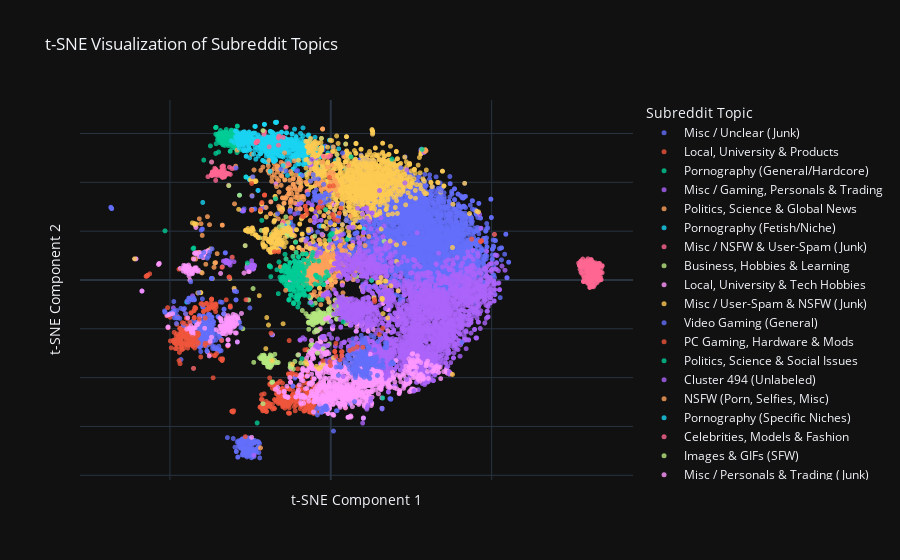

The notebook cell saved with this chart:
### Code cell
label_map = {
    # --- HIGH CLARITY: NSFW / Pornography ---
    '35': 'Pornography (General/Hardcore)',
    '106': 'Pornography (Fetish/Niche)',
    '252': 'Pornography (Specific Niches)',

    # --- HIGH CLARITY: Gaming & Fandom ---
    '347': 'NSFW (Porn, Selfies, Misc)',
    '114': 'Video Gaming (General)',
    '327': 'PC Gaming, Hardware & Mods',

    # --- HIGH CLARITY: Politics & News ---
    '119': 'US Politics (Contentious)',
    '419': 'Politics, Science & Social Issues',

    # --- HIGH CLARITY: Hobbies / Local / University ---
    '85': 'Business, Hobbies & Learning',
    '89': 'Local, University & Tech Hobbies',
    '391': 'Images & GIFs (SFW)',
    '490': 'Local, University & Products',
    '454': 'Celebrities, Models & Fashion',
    '27': 'Local/Regional & Hobbies',
    
    # --- MEDIUM CLARITY: Mixed Themes ---
    '54': 'Gaming, Fandom & Circlejerks',
    '245': 'Politics, Science & Global News',
    '187': 'Misc / Gaming, Personals & Trading',
    '275': 'General Reddit Interests (SFW)',

    # --- LOW CLARITY: "Junk" / User-Spam ---
    '1': 'Misc / Personals & Trading (Junk)',
    '2': 'Misc / Unclear (Junk)',
    '20': 'Misc / Unclear (Junk)',
    '91': 'Misc / NSFW & User-Spam (Junk)',
    '254': 'Misc / User-Spam & NSFW (Junk)',
    '335': 'Misc / User-Specific & Bots (Junk)',
}

# --- Now, we plot using the new labels ---

pl.plot_labeled_cluster_map(tsne_df, label_map)

### Figure 1 — Plotly figure (JSON) as saved in the notebook; plotly's stock layout.template omitted (floating-point values rounded to 4 significant figures; data arrays with more than 128 entries replaced by an {"elided": "..."} marker saying what was removed)
{"data": [{"hovertemplate": "<b>%{hovertext}</b><br><br>Topic=Misc / Unclear (Junk)<br>tsne_x=%{x}<br>tsne_y=%{y}<extra></extra>", "hovertext": {"elided": "2946 str values"}, "legendgroup": "Misc / Unclear (Junk)", "marker": {"color": "#636efa", "opacity": 0.8, "size": 5, "symbol": "circle"}, "mode": "markers", "name": "Misc / Unclear (Junk)", "showlegend": true, "type": "scattergl", "x": {"elided": "2946 float values"}, "xaxis": "x", "y": {"elided": "2946 float values"}, "yaxis": "y"}, {"hovertemplate": "<b>%{hovertext}</b><br><br>Topic=Local, University & Products<br>tsne_x=%{x}<br>tsne_y=%{y}<extra></extra>", "hovertext": {"elided": "278 str values"}, "legendgroup": "Local, University & Products", "marker": {"color": "#EF553B", "opacity": 0.8, "size": 5, "symbol": "circle"}, "mode": "markers", "name": "Local, University & Products", "showlegend": true, "type": "scattergl", "x": {"elided": "278 float values"}, "xaxis": "x", "y": {"elided": "278 float values"}, "yaxis": "y"}, {"hovertemplate": "<b>%{hovertext}</b><br><br>Topic=Pornography (General/Hardcore)<br>tsne_x=%{x}<br>tsne_y=%{y}<extra></extra>", "hovertext": {"elided": "138 str values"}, "legendgroup": "Pornography (General/Hardcore)", "marker": {"color": "#00cc96", "opacity": 0.8, "size": 5, "symbol": "circle"}, "mode": "markers", "name": "Pornography (General/Hardcore)", "showlegend": true, "type": "scattergl", "x": {"elided": "138 float values"}, "xaxis": "x", "y": {"elided": "138 float values"}, "yaxis": "y"}, {"hovertemplate": "<b>%{hovertext}</b><br><br>Topic=Misc / Gaming, Personals & Trading<br>tsne_x=%{x}<br>tsne_y=%{y}<extra></extra>", "hovertext": {"elided": "1996 str values"}, "legendgroup": "Misc / Gaming, Personals & Trading", "marker": {"color": "#ab63fa", "opacity": 0.8, "size": 5, "symbol": "circle"}, "mode": "markers", "name": "Misc / Gaming, Personals & Trading", "showlegend": true, "type": "scattergl", "x": {"elided": "1996 float values"}, "xaxis": "x", "y": {"elided": "1996 float values"}, "yaxis": "y"}, {"hovertemplate": "<b>%{hovertext}</b><br><br>Topic=Politics, Science & Global News<br>tsne_x=%{x}<br>tsne_y=%{y}<extra></extra>", "hovertext": {"elided": "376 str values"}, "legendgroup": "Politics, Science & Global News", "marker": {"color": "#FFA15A", "opacity": 0.8, "size": 5, "symbol": "circle"}, "mode": "markers", "name": "Politics, Science & Global News", "showlegend": true, "type": "scattergl", "x": {"elided": "376 float values"}, "xaxis": "x", "y": {"elided": "376 float values"}, "yaxis": "y"}, {"hovertemplate": "<b>%{hovertext}</b><br><br>Topic=Pornography (Fetish/Niche)<br>tsne_x=%{x}<br>tsne_y=%{y}<extra></extra>", "hovertext": {"elided": "382 str values"}, "legendgroup": "Pornography (Fetish/Niche)", "marker": {"color": "#19d3f3", "opacity": 0.8, "size": 5, "symbol": "circle"}, "mode": "markers", "name": "Pornography (Fetish/Niche)", "showlegend": true, "type": "scattergl", "x": {"elided": "382 float values"}, "xaxis": "x", "y": {"elided": "382 float values"}, "yaxis": "y"}, {"hovertemplate": "<b>%{hovertext}</b><br><br>Topic=Misc / NSFW & User-Spam (Junk)<br>tsne_x=%{x}<br>tsne_y=%{y}<extra></extra>", "hovertext": {"elided": "246 str values"}, "legendgroup": "Misc / NSFW & User-Spam (Junk)", "marker": {"color": "#FF6692", "opacity": 0.8, "size": 5, "symbol": "circle"}, "mode": "markers", "name": "Misc / NSFW & User-Spam (Junk)", "showlegend": true, "type": "scattergl", "x": {"elided": "246 float values"}, "xaxis": "x", "y": {"elided": "246 float values"}, "yaxis": "y"}, {"hovertemplate": "<b>%{hovertext}</b><br><br>Topic=Business, Hobbies & Learning<br>tsne_x=%{x}<br>tsne_y=%{y}<extra></extra>", "hovertext": {"elided": "143 str values"}, "legendgroup": "Business, Hobbies & Learning", "marker": {"color": "#B6E880", "opacity": 0.8, "size": 5, "symbol": "circle"}, "mode": "markers", "name": "Business, Hobbies & Learning", "showlegend": true, "type": "scattergl", "x": {"elided": "143 float values"}, "xaxis": "x", "y": {"elided": "143 float values"}, "yaxis": "y"}, {"hovertemplate": "<b>%{hovertext}</b><br><br>Topic=Local, University & Tech Hobbies<br>tsne_x=%{x}<br>tsne_y=%{y}<extra></extra>", "hovertext": {"elided": "850 str values"}, "legendgroup": "Local, University & Tech Hobbies", "marker": {"color": "#FF97FF", "opacity": 0.8, "size": 5, "symbol": "circle"}, "mode": "markers", "name": "Local, University & Tech Hobbies", "showlegend": true, "type": "scattergl", "x": {"elided": "850 float values"}, "xaxis": "x", "y": {"elided": "850 float values"}, "yaxis": "y"}, {"hovertemplate": "<b>%{hovertext}</b><br><br>Topic=Misc / User-Spam & NSFW (Junk)<br>tsne_x=%{x}<br>tsne_y=%{y}<extra></extra>", "hovertext": {"elided": "1088 str values"}, "legendgroup": "Misc / User-Spam & NSFW (Junk)", "marker": {"color": "#FECB52", "opacity": 0.8, "size": 5, "symbol": "circle"}, "mode": "markers", "name": "Misc / User-Spam & NSFW (Junk)", "showlegend": true, "type": "scattergl", "x": {"elided": "1088 float values"}, "xaxis": "x", "y": {"elided": "1088 float values"}, "yaxis": "y"}, {"hovertemplate": "<b>%{hovertext}</b><br><br>Topic=Video Gaming (General)<br>tsne_x=%{x}<br>tsne_y=%{y}<extra></extra>", "hovertext": {"elided": "468 str values"}, "legendgroup": "Video Gaming (General)", "marker": {"color": "#636efa", "opacity": 0.8, "size": 5, "symbol": "circle"}, "mode": "markers", "name": "Video Gaming (General)", "showlegend": true, "type": "scattergl", "x": {"elided": "468 float values"}, "xaxis": "x", "y": {"elided": "468 float values"}, "yaxis": "y"}, {"hovertemplate": "<b>%{hovertext}</b><br><br>Topic=PC Gaming, Hardware & Mods<br>tsne_x=%{x}<br>tsne_y=%{y}<extra></extra>", "hovertext": {"elided": "164 str values"}, "legendgroup": "PC Gaming, Hardware & Mods", "marker": {"color": "#EF553B", "opacity": 0.8, "size": 5, "symbol": "circle"}, "mode": "markers", "name": "PC Gaming, Hardware & Mods", "showlegend": true, "type": "scattergl", "x": {"elided": "164 float values"}, "xaxis": "x", "y": {"elided": "164 float values"}, "yaxis": "y"}, {"hovertemplate": "<b>%{hovertext}</b><br><br>Topic=Politics, Science & Social Issues<br>tsne_x=%{x}<br>tsne_y=%{y}<extra></extra>", "hovertext": ["neurobiology", "environmentaljustice", "ukhistory", "midwesttvguys", "usnews2", "jeremycorbyn", "russiandefense", "merdeinfrance", "urbandesign", "anormaldayinamerica", "islamicstatenews", "crimeuncut", "climatejustice", "hillarysoldout", "ula", "energy_work", "discussingeconomics", "islamophobia", "gaza", "socialcitizens", "nordiccountries", "luddite", "harmdestroysthegood", "godlesswomen", "sexpositive", "ecouteca", "update", "transcendental", "economicdemocracy", "poetryslam", "privacytoolsio", "seti", "flint", "ethics", "newbornstartups", "writermotivation", "zoroastrianism", "lowcar", "europeanculture", "tomsawyer", "unsolvedmurders", "homesteading", "rance", "solarenergy", "eurasianeconomicunion", "notsouthpark", "weapons", "spaceexploration", "lyme", "astrobiology", "adoptionukraine", "truepolitics", "shitsocialismsays", "ecosocialism", "urbanagriculture", "ancientegypt", "marketanarchism", "ancientaliens", "behavioraleconomics", "stemcells", "peaceandconflict", "wind", "bigquery", "trumpgret", "hometours", "opendata", "anarchismpdfs", "kenya", "commoncore", "neurodiversity", "wargasm", "coal", "education_open", "satellites", "asteroid", "banksters", "epicureanism", "welcometodoomsday", "vegande", "libyancrisis", "anarchocommunism", "pharmacology", "algae", "chinabookclub", "newssnark", "tajikistan", "internationaladoption", "psychedelicstudies", "peakoil", "genomics", "albertaoilfieldnews", "thegrid", "election2016", "anarchisme", "mesoamerica", "livestock", "saskatchewan", "anarchopunks", "academicphilosophy", "olddominionfootball", "wildhorses", "drought", "panama", "longreads", "earthscience", "trumpforprison", "exoplanets", "pastorarrested", "forgottennews", "longform", "himusic", "composting", "apocalypse", "foodsovereignty", "copyright", "opinion", "bernie_sanders", "government", "cambodia", "abolish", "corporatesovereignty", "timcanova", "anarchosyndicalism", "leftcentral", "elections"], "legendgroup": "Politics, Science & Social Issues", "marker": {"color": "#00cc96", "opacity": 0.8, "size": 5, "symbol": "circle"}, "mode": "markers", "name": "Politics, Science & Social Issues", "showlegend": true, "type": "scattergl", "x": [-6.597, -9.818, -14.22, -9.384, -11.23, -12.41, -12.69, -10.58, -7.459, -8.101, -12.92, -9.87, -10.04, -13.89, -8.946, -11.46, -2.958, -13.36, -13.01, -10.5, -11.61, -13.03, -12.62, -12.82, -12.9, -2.264, -10.33, -9.541, -9.61, -5.741, -11.43, -9.337, -6.899, -10.13, -10.23, -4.881, -3.838, -9.497, -1.914, -11.08, -7.434, -22.89, -2.218, -6.95, -13.51, -13.62, -6.68, -9.371, -6.547, -9.443, -4.288, -9.871, -11.62, -9.921, -6.609, -15.51, -15.03, -8.261, -8.672, -6.631, -4.538, -7.266, -5.272, -8.585, -12.52, -10.55, -10.7, -11.6, -18.64, -11.87, -13.57, -6.54, -10.32, -9.197, -9.364, -15.23, -11.89, -10.22, -8.988, -13.08, -10.31, -9.892, -6.476, -0.7518, -10.31, -1.644, -4.287, -9.915, -11.58, -9.324, -3.504, -6.443, -10.69, -10.6, -8.36, -6.668, -9.946, -10.3, -12.11, -3.593, -13.35, -6.889, -9.862, -9.876, -9.664, -13.71, -9.308, -8.234, -4.734, -9.778, -8.345, -6.387, -8.778, -8.389, -10.38, -10.02, -14.0, -10.58, -11.53, -16.33, -14.47, -14.23, -9.669, -12.55, -8.87], "xaxis": "x", "y": [-3.612, 2.16, 10.53, -6.019, -6.944, -6.283, 2.646, -2.229, -1.951, -5.985, -7.891, 0.9893, 2.028, -2.256, -3.539, -0.4463, -0.4037, -2.084, -8.18, -5.497, -9.266, -3.297, -3.911, -3.99, -3.396, -1.9, -8.103, 0.01606, -2.894, -10.18, -4.648, -3.011, -6.669, -3.9, -11.07, -1.621, -2.128, -5.17, 0.4177, 0.3202, 0.09452, -58.54, -1.889, -3.877, 0.9156, -1.709, -3.597, -3.37, -9.351, -3.272, 1.094, -6.486, -1.538, -2.592, -3.539, -0.006308, 0.6906, 3.54, -0.9458, -3.331, 1.905, -3.415, 7.908, -5.695, -6.081, -6.431, -1.989, -9.591, 1.367, -2.136, -1.641, -3.192, -7.298, -3.236, -3.225, -0.4395, -2.881, -6.21, -32.21, -8.185, -2.4, -3.527, -3.352, 1.839, -7.217, 1.267, 1.103, -0.1102, -4.119, -3.112, 1.005, -3.255, -7.376, -2.484, -2.203, -3.353, -9.426, -1.597, -2.883, -7.994, -2.347, -3.558, -0.9672, -6.524, -3.394, -2.644, -3.123, -6.304, 1.967, -6.238, -4.649, -3.304, 1.184, -4.634, -7.784, -6.998, 0.06402, -7.915, -9.717, -5.598, -1.324, 0.04959, -3.089, -1.707, -0.3103], "yaxis": "y"}, {"hovertemplate": "<b>%{hovertext}</b><br><br>Topic=Cluster 494 (Unlabeled)<br>tsne_x=%{x}<br>tsne_y=%{y}<extra></extra>", "hovertext": {"elided": "770 str values"}, "legendgroup": "Cluster 494 (Unlabeled)", "marker": {"color": "#ab63fa", "opacity": 0.8, "size": 5, "symbol": "circle"}, "mode": "markers", "name": "Cluster 494 (Unlabeled)", "showlegend": true, "type": "scattergl", "x": {"elided": "770 float values"}, "xaxis": "x", "y": {"elided": "770 float values"}, "yaxis": "y"}, {"hovertemplate": "<b>%{hovertext}</b><br><br>Topic=NSFW (Porn, Selfies, Misc)<br>tsne_x=%{x}<br>tsne_y=%{y}<extra></extra>", "hovertext": {"elided": "163 str values"}, "legendgroup": "NSFW (Porn, Selfies, Misc)", "marker": {"color": "#FFA15A", "opacity": 0.8, "size": 5, "symbol": "circle"}, "mode": "markers", "name": "NSFW (Porn, Selfies, Misc)", "showlegend": true, "type": "scattergl", "x": {"elided": "163 float values"}, "xaxis": "x", "y": {"elided": "163 float values"}, "yaxis": "y"}, {"hovertemplate": "<b>%{hovertext}</b><br><br>Topic=Pornography (Specific Niches)<br>tsne_x=%{x}<br>tsne_y=%{y}<extra></extra>", "hovertext": {"elided": "213 str values"}, "legendgroup": "Pornography (Specific Niches)", "marker": {"color": "#19d3f3", "opacity": 0.8, "size": 5, "symbol": "circle"}, "mode": "markers", "name": "Pornography (Specific Niches)", "showlegend": true, "type": "scattergl", "x": {"elided": "213 float values"}, "xaxis": "x", "y": {"elided": "213 float values"}, "yaxis": "y"}, {"hovertemplate": "<b>%{hovertext}</b><br><br>Topic=Celebrities, Models & Fashion<br>tsne_x=%{x}<br>tsne_y=%{y}<extra></extra>", "hovertext": ["hannahdavis", "mollyomalia", "brooklyndecker", "gmbwallpapers", "evangelinelilly", "kaylynslevin", "fingerinasshole", "laurenpisciotta", "maddie_ziegler", "brightonrosesharbino", "sabinejemeljanova", "beyoncepics", "jasmine_tookes", "daniellesellers", "celeb_blondes", "gorillareddit", "isabelamoner", "alisonhaislip", "hayleyatwell", "michellejenneke", "stephclairesmith", "cailinrusso", "michelletrachtenberg", "rachelbilson", "comicsgeekcomix", "asianheels", "sonyatheevil", "lauramarano", "teenkasia", "lacikaysomers", "samigayle", "actresshotspot", "vanessamoe", "daniellesharp", "lineaalba", "alymichalka", "redstarfc", "jessicachastain", "gilliananderson", "evelynlin", "celebrityhips", "gfycat", "classicscreengifs", "aliceeve", "nayarivera", "rachelgfox", "chillstrumentals", "mia_wasikowska", "jennifermetcalfe", "alexia_raye", "leaseydoux", "irish_babes", "cuteface", "jada_facer", "realjilling", "yeoldenudes", "lorengray", "geekbonersnsfw", "meredithmickelson", "fashpics", "justsexy", "jenamalone", "evalongoria", "100sexiest", "katyperryarmpits", "socialmediagirls", "nakedasians", "palebeauties", "jeanniemai", "jfap", "rooneymara", "demilovatothighs", "amylee", "muscleworship", "lippychicks", "zaralarsson", "searchcelebrityhd", "flashingporn", "celebritycrease", "ladygagasass", "celebfantasy", "naughtyallie", "hq_nsfw", "saschawest", "sadierobertson", "beberexha", "jessicanigri2", "spacedrops", "stacykeibler", "salmahayek", "undelete_rbtv", "chanelwestcoast", "cutecunts", "frenchfilles", "dioni", "tanyamityushina", "eufrat", "playfulgirls", "girlswithgreeneyes", "thecamillerowe", "claire_abbott_"], "legendgroup": "Celebrities, Models & Fashion", "marker": {"color": "#FF6692", "opacity": 0.8, "size": 5, "symbol": "circle"}, "mode": "markers", "name": "Celebrities, Models & Fashion", "showlegend": true, "type": "scattergl", "x": [-33.27, -35.39, -33.16, -31.68, -36.32, -33.14, -22.69, -34.17, -36.82, -36.79, -33.69, -30.68, -33.9, -33.16, -36.25, -13.38, -35.93, -32.38, -36.55, -36.06, -33.96, -33.57, -33.81, -33.86, -14.83, -33.88, -33.16, -36.47, -14.78, -34.47, -37.03, -32.0, -35.78, -23.24, -33.65, -36.87, -31.24, -36.47, -31.76, -16.07, -38.17, -19.14, -12.43, -36.15, -36.72, -36.92, -7.402, -37.1, -33.26, -34.03, -33.75, -33.89, -22.97, -33.91, -23.14, -15.07, -34.05, -34.46, -33.06, -33.34, -0.8249, -34.02, -33.97, -33.07, -34.97, -2.3, -33.66, -31.46, -36.84, -13.9, -33.04, -33.83, -36.34, -20.89, -33.64, -36.41, -36.07, -13.89, -35.6, -32.32, -0.08441, -16.25, -20.53, -36.87, -37.15, -34.1, -29.91, -35.78, -33.12, -33.77, -13.24, -32.75, -20.78, -16.28, -33.67, -33.82, -23.05, -26.61, -35.49, -37.02, -35.45], "xaxis": "x", "y": [43.22, 43.37, 42.54, 43.52, 44.14, 42.55, 56.86, 44.55, 43.09, 43.97, 44.91, 45.58, 43.41, 45.26, 43.77, 21.29, 43.83, 43.24, 44.22, 43.56, 44.28, 42.27, 42.97, 42.31, 23.54, 46.3, 42.38, 43.45, 58.43, 44.29, 42.85, 43.62, 45.37, 56.21, 42.01, 42.91, 43.25, 43.93, 38.74, 58.92, 42.32, 54.56, 18.57, 44.08, 43.32, 42.92, 36.29, 42.89, 42.55, 43.66, 43.34, 43.35, 56.8, 42.94, 56.3, 23.4, 42.99, 43.84, 42.83, 46.65, 50.37, 42.57, 43.62, 42.87, 42.85, 50.66, 46.63, 46.17, 44.32, 62.53, 42.22, 42.69, 44.26, 60.94, 43.5, 43.0, 45.72, 62.54, 42.84, 43.6, 51.0, 55.21, 60.7, 42.83, 43.16, 43.8, 45.89, 40.8, 42.57, 43.03, 47.65, 43.94, 59.7, 58.16, 44.96, 45.1, 56.42, 14.07, 44.85, 48.31, 44.26], "yaxis": "y"}, {"hovertemplate": "<b>%{hovertext}</b><br><br>Topic=Images & GIFs (SFW)<br>tsne_x=%{x}<br>tsne_y=%{y}<extra></extra>", "hovertext": ["girlscuddlingpuppies", "wtfishappening", "amateurfights", "againstkarmawhores", "mrsuicidesheep", "currentlytripping", "superathletegifs", "demotivational", "gallowboob", "soposts", "cheetahs", "free_design", "feelslikethefirsttime", "bigcatgifs", "adporn", "watchmoviesonyoutube", "mildlystartledcats", "hybridhumans", "dashcamgifs", "holdmyredbull", "boop", "fireporn", "animalsbeingfunny", "rubberducks", "automotivelearning", "phishshirts", "almostperfectloops", "treknobabble", "silhouetteporn", "fitwomengifs", "superbowl", "rescuedogs", "pigifs", "francepics", "batfacts", "waitingforatrain", "ctbeer", "pimpcats", "atbge", "treessuckingatthings", "aww_gifs", "stoptouchingme", "productporn", "pigs", "licenseplates", "capybara", "youseeingthisshit", "geologyporn", "clouds", "stuffoncats", "schweiz", "steampunk", "newgamesk2t2", "animalslookingatfood", "yesyesyesno", "slygifs", "doowop", "panda", "italyphotos", "spainpics", "hdr", "holdmyfries", "awwtf", "technologyporn", "doggos", "bigj76", "nope", "weathergifs", "loadingicon", "eddieandrichie", "thylacinescience", "heavyseas", "cabinporn", "birdswitharms", "catastrophicfailure", "girlswearingbloomers", "diwhy", "girlsmirin", "traingifs", "thisblewmymind", "chinapics", "waterfalls", "holdmyjuicebox", "lolwat", "thisismylifemeow", "cutouts", "explosion_gfys", "fuckingmanly", "desertporn", "warbetweenthestates", "jimlast3", "asianeats", "autumnporn", "physicsgifs", "fractals", "awwgifs", "darkfacts", "butterflies", "dadreflexes"], "legendgroup": "Images & GIFs (SFW)", "marker": {"color": "#B6E880", "opacity": 0.8, "size": 5, "symbol": "circle"}, "mode": "markers", "name": "Images & GIFs (SFW)", "showlegend": true, "type": "scattergl", "x": [-17.45, -31.7, -4.13, -11.16, -28.4, -11.6, -14.15, -12.13, -19.02, -18.85, -18.78, -14.66, -19.29, -19.56, -20.81, -13.95, -19.96, -17.33, -20.44, -19.63, -19.6, -21.13, -9.325, -12.64, -13.51, -15.99, -18.1, -21.6, -14.28, -21.08, -20.66, -18.35, -19.17, -13.63, -22.11, -20.75, -2.354, -17.93, -18.36, -12.27, -16.65, -20.22, -26.61, -18.59, -8.221, -18.67, -12.51, -19.87, -5.083, -19.34, -21.56, -17.39, -15.17, -18.07, -19.5, -19.34, -14.19, -13.41, -21.68, -13.55, -22.12, -19.55, -18.41, -21.43, -18.33, -18.47, -19.62, -20.86, -19.59, -12.61, -18.66, -20.94, -20.96, -19.55, -19.32, -19.2, -19.6, -18.24, -16.34, -19.07, -13.75, -13.62, -20.45, -19.55, -18.86, -19.61, -20.67, -18.63, -14.11, -12.09, -23.95, -4.016, -21.73, -19.64, -10.22, -19.27, -13.56, -18.84, -19.29], "xaxis": "x", "y": [-32.88, 38.64, -29.97, -33.36, 34.69, -36.48, 19.46, -35.42, -33.08, -35.82, -32.02, 21.27, -33.38, -33.23, -31.61, 25.85, -34.1, -33.93, -33.76, -33.34, -34.17, -32.35, -33.94, -35.78, 17.99, 21.74, -33.13, 20.32, 19.85, 61.18, -33.66, -41.95, -34.64, 19.06, 17.29, -30.77, -28.16, -33.54, -34.0, -35.37, -33.83, -34.02, 14.06, -31.04, -34.13, -33.73, -35.15, -32.13, -21.34, -33.75, -32.01, -30.42, 22.55, -33.38, -33.48, -33.4, 19.91, 21.26, -32.08, 19.34, -31.83, -33.81, -33.44, -30.89, -34.8, 18.7, -35.22, -33.87, -34.57, -34.33, -33.36, -31.21, -32.49, -34.74, -35.58, -31.86, -35.56, -31.88, -33.79, -32.78, 19.24, 18.52, -33.94, -32.41, -33.5, -34.49, -31.16, -35.3, 19.55, 17.82, -33.73, -20.82, -32.29, -33.29, -30.71, -33.75, 20.2, -30.68, -33.27], "yaxis": "y"}, {"hovertemplate": "<b>%{hovertext}</b><br><br>Topic=Misc / Personals & Trading (Junk)<br>tsne_x=%{x}<br>tsne_y=%{y}<extra></extra>", "hovertext": {"elided": "229 str values"}, "legendgroup": "Misc / Personals & Trading (Junk)", "marker": {"color": "#FF97FF", "opacity": 0.8, "size": 5, "symbol": "circle"}, "mode": "markers", "name": "Misc / Personals & Trading (Junk)", "showlegend": true, "type": "scattergl", "x": {"elided": "229 float values"}, "xaxis": "x", "y": {"elided": "229 float values"}, "yaxis": "y"}, {"hovertemplate": "<b>%{hovertext}</b><br><br>Topic=General Reddit Interests (SFW)<br>tsne_x=%{x}<br>tsne_y=%{y}<extra></extra>", "hovertext": {"elided": "225 str values"}, "legendgroup": "General Reddit Interests (SFW)", "marker": {"color": "#FECB52", "opacity": 0.8, "size": 5, "symbol": "circle"}, "mode": "markers", "name": "General Reddit Interests (SFW)", "showlegend": true, "type": "scattergl", "x": {"elided": "225 float values"}, "xaxis": "x", "y": {"elided": "225 float values"}, "yaxis": "y"}, {"hovertemplate": "<b>%{hovertext}</b><br><br>Topic=Misc / User-Specific & Bots (Junk)<br>tsne_x=%{x}<br>tsne_y=%{y}<extra></extra>", "hovertext": ["minunsalog", "kibars", "walshscape", "mattyblue", "judgeneo", "grensrsalog", "schneieronsecurity", "boldss", "pearladvlog", "rsmainer", "itn", "saviik", "hlf_rs", "rsoff", "nicegains", "rsjohn1", "rs_o", "jchaplin2", "yuyuyu", "autoarchiver", "mithrilbaradvlog", "websinteresantes", "tombomb318", "spiffy_a_log", "indiegamebundles", "dankasmemesadvlog", "naturalhaircare", "aisu_alog", "funvids", "duplopiraat", "dicezone2", "dunakia", "oculusstore", "ruxs", "theagenda", "redtorva", "picardtips", "leetfulness", "vamosachelear", "duplic1ty", "arkleadventlog", "adultsexy", "madlyinanger", "theanalgifs", "yfear", "painsalog", "hetbeestrs", "stickscape", "lolmymonkey", "homesmut", "awesomeclon", "webbutveckling", "akpsphonebackground", "xdonethatx", "smcartistinfodump", "eonrs", "jibyjib", "meeesealog", "europer", "txtiki", "9b9t", "play3rmedia", "alsk", "triwinning", "kingkongalog", "rapidberry", "raxu", "seanub", "elegantzebra", "lyraa", "thecutestidol", "girlslovecum", "aelful", "slimshaders", "vispilio", "spi0n", "imallskillzy", "kikroleplay", "kittykatgaming", "mininub", "frugalsupplements", "vinyl_price_drop", "rsbiomage", "mylifemycrufuqu", "derm", "jotboard", "muaradoona", "king_anon", "xdivinum", "deltabird", "cinemaxtrema", "welivesecurity", "pillsrs", "alanalog2", "younglinkgcn", "vrporn_videos", "fufy56advlog"], "legendgroup": "Misc / User-Specific & Bots (Junk)", "marker": {"color": "#636efa", "opacity": 0.8, "size": 5, "symbol": "circle"}, "mode": "markers", "name": "Misc / User-Specific & Bots (Junk)", "showlegend": true, "type": "scattergl", "x": [-4.319, -5.196, -51.58, 21.81, -2.314, -4.72, -36.99, -40.3, -10.3, -4.568, -32.83, -37.99, -3.79, -47.92, -43.54, -2.157, -3.284, -1.673, -43.12, -0.09747, -15.48, -5.112, -37.64, -34.35, -10.13, -45.47, -5.448, -4.94, -32.76, -48.58, -0.4787, -1.644, -2.225, -4.676, -37.13, -1.56, -36.98, -24.45, -16.53, -40.85, -3.994, -38.41, -4.502, -6.286, -5.031, -10.71, -12.64, -3.894, 34.3, -24.21, 0.7219, -37.01, -47.98, -3.312, -8.85, -3.814, -4.77, -5.449, -7.138, -51.67, -39.6, -33.2, -3.434, -39.95, -0.4943, -29.43, -3.888, -47.56, -3.11, -4.513, -44.69, -45.78, -46.94, -1.66, -45.14, -32.78, -12.56, -39.51, 3.37, -3.429, -33.34, -7.078, -45.74, -13.86, -41.03, -40.25, -46.59, -5.075, -51.53, -39.94, 4.761, -37.09, -4.823, -36.92, -3.817, 3.65, -39.85], "xaxis": "x", "y": [32.6, 35.98, -13.21, 45.93, 34.38, 34.35, 0.6222, 20.4, 44.8, 33.67, 11.11, 9.727, 33.06, -15.53, -0.7537, 33.37, 30.62, 35.51, -8.042, 23.56, 45.4, 41.47, 11.33, -8.985, 27.45, -11.69, 43.16, 35.31, 11.14, -15.52, 34.71, 34.9, 39.15, 33.74, 0.6618, 35.24, 0.6152, 34.34, 27.11, -14.49, 33.52, 8.942, 33.05, 40.52, 35.8, 44.72, 27.86, 34.24, 36.4, 42.27, 20.6, 0.6229, -17.82, 32.52, 42.84, 41.41, 34.45, 32.58, 35.02, -12.66, -11.27, -11.95, 34.7, 20.81, 32.68, 45.89, 33.9, -15.5, 33.88, 36.88, -8.59, -18.59, -15.72, 31.89, -13.82, 11.13, 28.51, 11.3, 31.13, 33.1, -13.88, 35.15, -12.02, 44.67, -5.215, 9.742, -11.62, 34.31, -13.12, 20.83, 24.38, 0.6459, 33.37, 12.77, 32.75, 52.0, -11.01], "yaxis": "y"}, {"hovertemplate": "<b>%{hovertext}</b><br><br>Topic=Gaming, Fandom & Circlejerks<br>tsne_x=%{x}<br>tsne_y=%{y}<extra></extra>", "hovertext": {"elided": "131 str values"}, "legendgroup": "Gaming, Fandom & Circlejerks", "marker": {"color": "#EF553B", "opacity": 0.8, "size": 5, "symbol": "circle"}, "mode": "markers", "name": "Gaming, Fandom & Circlejerks", "showlegend": true, "type": "scattergl", "x": {"elided": "131 float values"}, "xaxis": "x", "y": {"elided": "131 float values"}, "yaxis": "y"}, {"hovertemplate": "<b>%{hovertext}</b><br><br>Topic=US Politics (Contentious)<br>tsne_x=%{x}<br>tsne_y=%{y}<extra></extra>", "hovertext": ["fbi2", "arizonaforsanders", "defundcbc", "pa_for_jillstein", "trueprolife", "mozillainaction", "fullversionsoftware", "coincidencetheorist", "dalshabet", "studentsforsanders", "therealjillstein", "violentleft", "kungfu", "copblock", "coolwallpapers", "minarchy", "rightsmedia", "spacefeminists", "intactivists", "responsetopresident", "diaryofdreams", "chollos", "americanjewishpower", "rightview", "globalnewschinese", "limitedhangouts", "trueredditdrama", "hatecrimehoaxes", "dogevids", "sparta_report", "coffeeshopnews", "prefab", "romney", "btfo", "bubbles2016", "politics1", "hispanic", "realmenstuff", "donaldtrump", "trumpforpresident2016", "youngrepublicans", "trump_memes", "trumpforpresident", "nikiashton", "berntheconvention", "ajamubaraka", "newjerseylibertarians", "maketotaldestr0i", "yellowfeveroutbreak", "sarahcooper", "sacredgeometry", "cia", "maps_of_meaning", "sudan", "ancap_videos", "ggdiscussion", "anythinggoes", "schmooplesfilter", "geeksnack", "trueobjectivism", "cartoonseditorial", "waronwhites", "hillary", "shruglifesyndicate", "clintonforprison2016", "trinidadandtobago", "spacesteading", "polycentric_law", "mentalmath", "clintoninvestigation", "news_for_women", "conservativelounge", "rooseveltrepublicans", "mhol", "targetedindividuals", "voluntarism", "neutralmideast", "bernieorbust", "tenyearsago", "bencarson", "trueskeptics", "wisconsin4sanders", "blackcontemporaryarts", "trumppa", "redeurope", "thelema", "alien_theory", "rockland", "pissgate", "hillaryfacts", "journeyoflife", "antitax", "rightist", "conspiracyhub", "westconnex", "romerules", "anomaliesaugust2013", "vincentdidier", "antirandsquad", "tytsucks", "badcops", "realjournalism", "newsonreddit", "themajorityreport", "nyspolitics", "indianriverlagoon", "electionreformxpost", "floathouse", "debateacommunist", "watchredditdie", "anokpunx", "jadehelm", "highspeedrail", "the_sweden", "frankfurtschool", "webcode", "thenews", "voluntaryism", "gayrimenkulhaber", "abughraib", "blackinamerica", "antiglobalism", "makesyoumoist", "conspiracynorules", "bitlaw", "btvevents", "everythingiseconomics"], "legendgroup": "US Politics (Contentious)", "marker": {"color": "#00cc96", "opacity": 0.8, "size": 5, "symbol": "circle"}, "mode": "markers", "name": "US Politics (Contentious)", "showlegend": true, "type": "scattergl", "x": [-14.29, -10.31, -10.03, -9.625, -8.769, -7.654, -8.968, -14.22, 28.4, -10.34, -10.99, -13.42, 3.84, -11.98, -0.3272, -12.98, -14.99, -15.31, -12.93, -10.1, -1.62, 19.03, -18.66, -0.4112, -14.87, -15.18, -6.076, -13.36, -10.75, 0.4917, 16.14, -8.353, -11.74, -14.62, -10.45, -9.819, -13.38, -16.75, -13.82, -8.412, -13.41, -13.09, -13.72, -10.05, -13.8, -9.719, -12.34, -8.861, -9.017, -8.912, -11.55, -14.78, 0.2168, -1.313, -12.77, -7.587, -15.34, -25.94, -21.44, -11.0, -15.36, -8.508, -13.17, -12.24, -9.494, 0.09449, -12.65, -12.67, -2.645, -12.75, -11.23, -7.264, -11.46, -16.11, -11.79, -11.05, -10.84, -11.72, -10.93, -13.47, -15.82, -10.14, -11.13, -14.24, -12.22, -11.8, -11.33, -11.72, -10.08, -14.29, -3.742, -7.676, -19.06, -11.24, -13.92, -11.28, -11.37, 5.072, -8.231, -13.27, -15.34, -10.04, -13.01, -10.49, -12.77, -12.14, -11.36, -12.65, -11.37, -8.946, -5.553, -8.247, -17.2, -19.04, -6.816, -10.99, -14.12, -11.78, 6.322, -14.41, -11.0, -19.0, 12.7, -14.78, -10.1, -5.74, -14.25], "xaxis": "x", "y": [5.165, 3.625, 9.527, 2.312, 10.62, 10.57, 5.632, 5.823, 53.49, 3.726, 6.096, 5.211, -17.14, 3.829, 18.27, 1.175, 0.7682, 3.734, 4.683, 4.932, 28.81, 49.54, 5.348, 16.39, 1.037, 0.884, 8.839, 4.339, 11.23, 19.05, -48.32, 0.544, 3.321, 5.163, 6.077, 6.279, 2.944, 4.197, 3.225, 8.262, 4.015, 1.868, 3.447, 4.454, 1.052, 2.295, 2.998, 5.044, 5.342, 6.409, 0.3184, 1.35, 18.45, 3.343, 7.162, 10.64, 3.676, 6.928, 24.41, 1.741, 3.643, 8.304, 3.378, 0.4375, 4.55, 18.94, 7.066, 7.056, -8.074, 3.322, 7.947, 7.87, 3.308, 7.361, 9.636, 1.801, 1.146, 3.39, 15.44, 3.884, 1.167, 3.677, 4.6, 5.84, 1.567, 0.6439, 0.7063, -3.775, 5.822, 0.08265, 7.751, 5.413, 5.618, 7.625, 8.561, 7.665, 5.241, 16.53, 2.508, 5.093, 3.673, 9.448, 5.688, 2.948, 3.618, 2.581, 5.006, 7.056, -0.04124, 1.298, 11.25, 3.84, 33.24, 5.567, 6.728, 6.495, 3.158, 3.157, 50.46, 5.137, 4.365, 5.7, -0.1941, 1.04, 7.412, 10.17, 5.975], "yaxis": "y"}], "layout": {"legend": {"title": {"text": "Subreddit Topic"}, "tracegroupgap": 0}, "title": {"text": "t-SNE Visualization of Subreddit Topics"}, "xaxis": {"anchor": "y", "domain": [0, 1], "showticklabels": false, "title": {"text": "t-SNE Component 1"}}, "yaxis": {"anchor": "x", "domain": [0, 1], "showticklabels": false, "title": {"text": "t-SNE Component 2"}}}}
